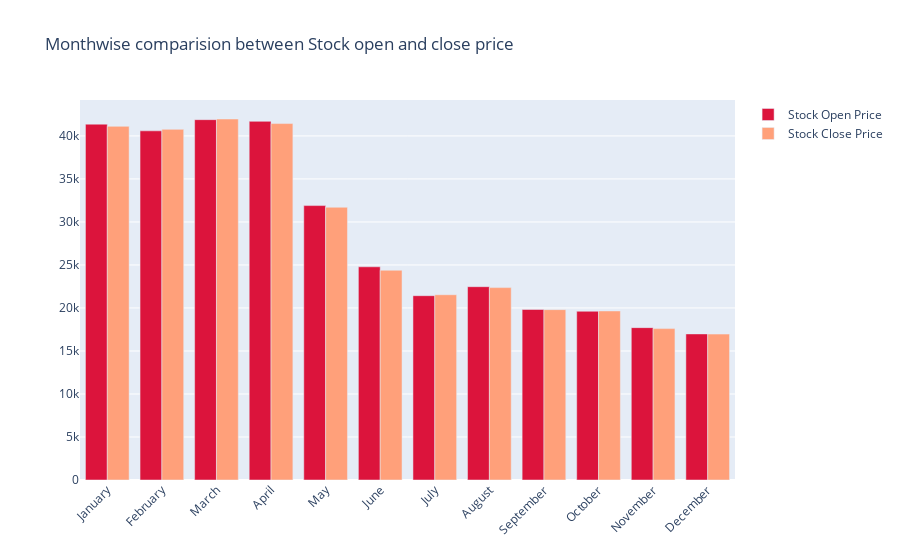

Notebook code for this chart:
### Code cell
fig = go.Figure()

fig.add_trace(go.Bar(
    x=monthvise.index,
    y=monthvise['Open'],
    name='Stock Open Price',
    marker_color='crimson'
))
fig.add_trace(go.Bar(
    x=monthvise.index,
    y=monthvise['Close'],
    name='Stock Close Price',
    marker_color='lightsalmon'
))

fig.update_layout(barmode='group', xaxis_tickangle=-45,
                  title='Monthwise comparision between Stock open and close price')
fig.show()

### Figure 1 — Plotly figure (JSON) as saved in the notebook; plotly's stock layout.template omitted (floating-point values rounded to 4 significant figures)
{"data": [{"marker": {"color": "crimson"}, "name": "Stock Open Price", "type": "bar", "x": ["January", "February", "March", "April", "May", "June", "July", "August", "September", "October", "November", "December"], "y": [41370.0, 40590.0, 41890.0, 41690.0, 31900.0, 24780.0, 21420.0, 22470.0, 19820.0, 19620.0, 17710.0, 16980.0]}, {"marker": {"color": "lightsalmon"}, "name": "Stock Close Price", "type": "bar", "x": ["January", "February", "March", "April", "May", "June", "July", "August", "September", "October", "November", "December"], "y": [41110.0, 40760.0, 41970.0, 41440.0, 31710.0, 24380.0, 21540.0, 22370.0, 19800.0, 19650.0, 17600.0, 16960.0]}], "layout": {"barmode": "group", "title": {"text": "Monthwise comparision between Stock open and close price"}, "xaxis": {"tickangle": -45}}}
